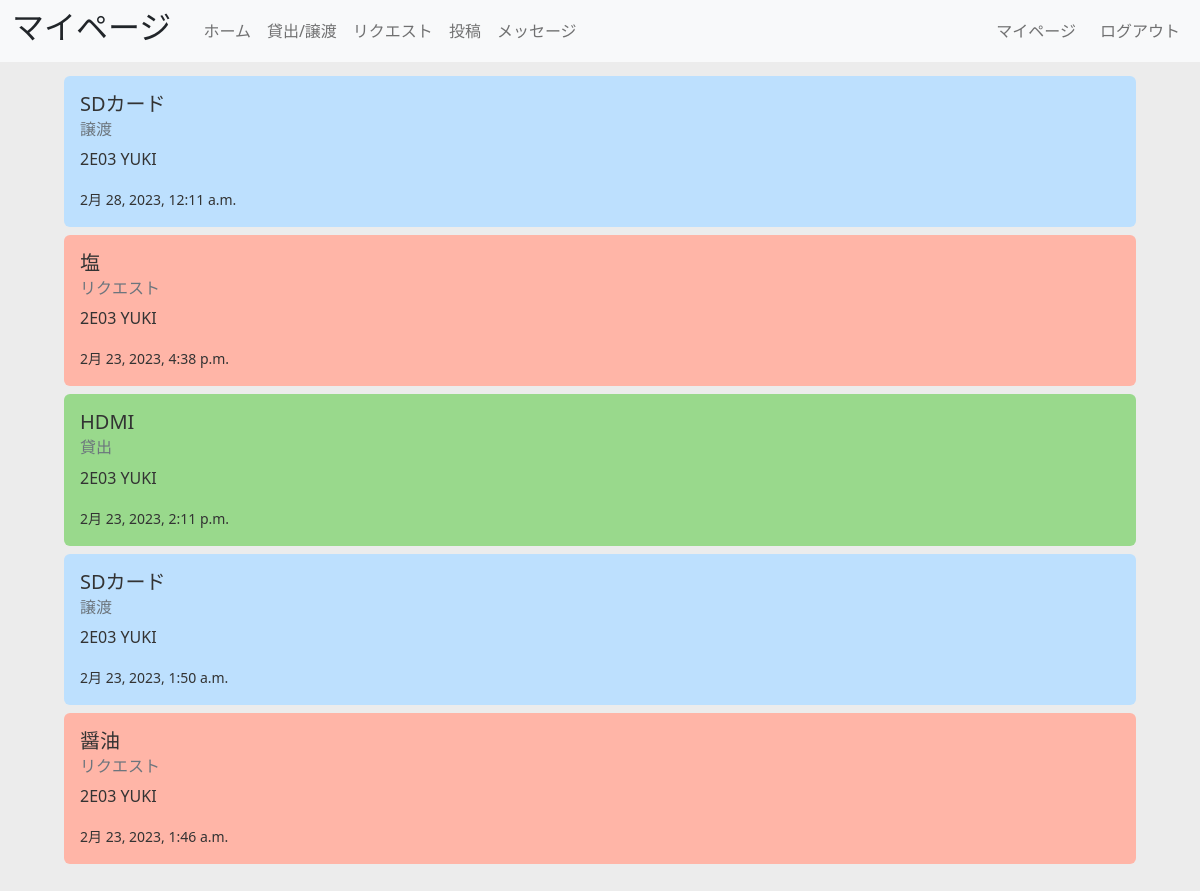
The app's page /profile (signed in) with its own data.
### app1/models.py (models this page shows)
class Item(models.Model):
    item_name = models.CharField(max_length=50)
    category = models.IntegerField(default=0) # 0:貸出, 1:譲渡, 2:リクエスト
    description = models.TextField(max_length=200, null=True)
    image = models.ImageField(null = True)
    posted_at = models.DateTimeField(default=timezone.now)
    user = models.ForeignKey(
        Profile,
        on_delete=models.CASCADE,
    )

### accounts/models.py (models this page shows)
class Profile(models.Model):
    user_name = models.CharField(max_length=50)
    room_number = models.CharField(max_length = 4)
    profile_image = models.ImageField(null = True, default='icons/neko.jpg')
    user = models.ForeignKey(
        User,
        on_delete=models.CASCADE,
    )

### app1/views.py (the view)
# urls.py: path('profile', views.profile, name='user_profile')
@login_required
def profile(request):
    user = Profile.objects.get(user = request.user)
    item = Item.objects.filter(user = user).order_by("-posted_at")
    context = {
        'user' : user,
        'items' : item,
    }
    return render(request, "app1/profile.html", context)

### app1/templates/app1/profile.html (shortened to what this page needs)
{% extends 'app1/base.html' %}
{% load static %}
{% block header %} マイページ {% endblock header %}
{% block content %}
<div class="container mt-4">
    <div class="d-flex flex-column mb-3">
        {% for item in items %}
        {% if item.category == 0 %}
        <div class="p-1">
            <a class="card border-0" href="{% url 'detail' item.id %}" id="lend">
                <div class="card-body">
                    <h5 class="card-title">{{ item.item_name }}</h5>
                    <h6 class="card-subtitle mb-2 text-muted">貸出</h6>
                    <p class="card-text">{{ item.user.room_number }} {{ item.user.user_name }}</p>
                    <div class="date"><small>{{ item.posted_at }}</small></div>
                </div>
            </a>
        </div>
        {% elif item.category == 1 %}
        <div class="p-1">
            <a class="card border-0" href="{% url 'detail' item.id %}" id="giving">
                <div class="card-body">
                    <h5 class="card-title">{{ item.item_name }}</h5>
                    <h6 class="card-subtitle mb-2 text-muted">譲渡</h6>
                    <p class="card-text">{{ item.user.room_number }} {{ item.user.user_name }}</p>
                    <div class="date"><small>{{ item.posted_at }}</small></div>
                </div>
            </a>
        </div>
        {% else %}
        <div class="p-1">
            <a class="card border-0" href="{% url 'detail' item.id %}" id="request">
                <div class="card-body">
                    <h5 class="card-title">{{ item.item_name }}</h5>
                    <h6 class="card-subtitle mb-2 text-muted">リクエスト</h6>
                    <p class="card-text">{{ item.user.room_number }} {{ item.user.user_name }}</p>
                    <div class="date"><small>{{ item.posted_at }}</small></div>
                </div>
            </a>
        </div>
        {% endif %}
        {% empty %}
        <div class="message">
            <h2 ><a class="nav-link" href="{% url 'item_upload' %}" style="color: #0077b6;">ここから投稿してね</a></h2>
        </div>
        {% endfor %}
    </div>
</div>
{% endblock content %}

### app1/static/css/ai_share.css (style rules this page uses)
a { color: #333333; }
a#lend { background-color: #99D98C; text-decoration: none; }
a#giving { background-color: #BDE0FE; text-decoration: none; }
a#request { background-color: #FFB5A7; text-decoration: none; }

### records on screen
Item: item_name "SDカード", user.room_number "2E03", user.user_name "YUKI", posted_at "2月 28, 2023, 12:11 a.m."
Item: item_name "塩", user.room_number "2E03", user.user_name "YUKI", posted_at "2月 23, 2023, 4:38 p.m."
Item: item_name "HDMI", user.room_number "2E03", user.user_name "YUKI", posted_at "2月 23, 2023, 2:11 p.m."
Item: item_name "SDカード", user.room_number "2E03", user.user_name "YUKI", posted_at "2月 23, 2023, 1:50 a.m."
Item: item_name "醤油", user.room_number "2E03", user.user_name "YUKI", posted_at "2月 23, 2023, 1:46 a.m."
